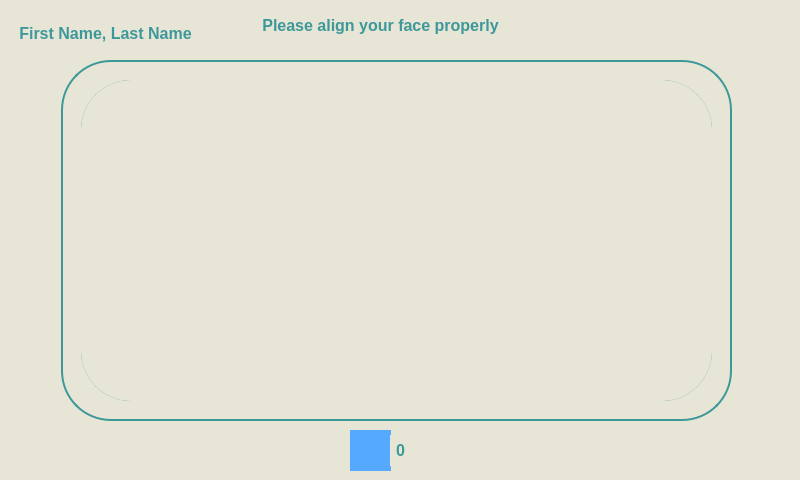
<?xml version="1.0" encoding="UTF-8"?>
<ui version="4.0">
 <class>facialRegistration</class>
 <widget class="QFrame" name="facialRegistration">
  <property name="geometry">
   <rect>
    <x>0</x>
    <y>0</y>
    <width>800</width>
    <height>480</height>
   </rect>
  </property>
  <property name="windowTitle">
   <string>Frame</string>
  </property>
  <property name="windowIcon">
   <iconset>
    <normaloff>:/background/Images/logo192x192.png</normaloff>:/background/Images/logo192x192.png</iconset>
  </property>
  <property name="styleSheet">
   <string notr="true">background-color: rgb(231, 229, 213);
background-image: url(:/background/Images/background-removebg-preview.png);
background-position: center;
</string>
  </property>
  <widget class="QWidget" name="widget" native="true">
   <property name="geometry">
    <rect>
     <x>61</x>
     <y>60</y>
     <width>671</width>
     <height>361</height>
    </rect>
   </property>
   <property name="styleSheet">
    <string notr="true">border: 2px solid rgb(61, 152, 154) ;
border-radius: 50px;</string>
   </property>
   <widget class="QWidget" name="horizontalLayoutWidget">
    <property name="geometry">
     <rect>
      <x>20</x>
      <y>20</y>
      <width>631</width>
      <height>321</height>
     </rect>
    </property>
    <layout class="QHBoxLayout" name="horizontalLayout">
     <item>
      <widget class="QLabel" name="video">
       <property name="styleSheet">
        <string notr="true">border:none;</string>
       </property>
       <property name="text">
        <string/>
       </property>
       <property name="pixmap">
        <pixmap>:/background/Images/loading.png</pixmap>
       </property>
       <property name="scaledContents">
        <bool>false</bool>
       </property>
       <property name="alignment">
        <set>Qt::AlignCenter</set>
       </property>
      </widget>
     </item>
    </layout>
   </widget>
  </widget>
  <widget class="QLabel" name="label">
   <property name="geometry">
    <rect>
     <x>350</x>
     <y>430</y>
     <width>41</width>
     <height>41</height>
    </rect>
   </property>
   <property name="styleSheet">
    <string notr="true">background-color:rgb(85, 170, 255)</string>
   </property>
   <property name="text">
    <string/>
   </property>
   <property name="pixmap">
    <pixmap>:/background/Images/capture.png</pixmap>
   </property>
   <property name="alignment">
    <set>Qt::AlignCenter</set>
   </property>
  </widget>
  <widget class="QLabel" name="capture">
   <property name="geometry">
    <rect>
     <x>390</x>
     <y>435</y>
     <width>21</width>
     <height>31</height>
    </rect>
   </property>
   <property name="font">
    <font>
     <family>Segoe UI</family>
     <pointsize>12</pointsize>
     <weight>75</weight>
     <bold>true</bold>
    </font>
   </property>
   <property name="styleSheet">
    <string notr="true">color: #3D989A</string>
   </property>
   <property name="text">
    <string>0</string>
   </property>
   <property name="alignment">
    <set>Qt::AlignCenter</set>
   </property>
  </widget>
  <widget class="QLabel" name="status">
   <property name="geometry">
    <rect>
     <x>-30</x>
     <y>10</y>
     <width>821</width>
     <height>31</height>
    </rect>
   </property>
   <property name="font">
    <font>
     <family>Segoe UI</family>
     <pointsize>12</pointsize>
     <weight>75</weight>
     <bold>true</bold>
    </font>
   </property>
   <property name="styleSheet">
    <string notr="true">color: #3D989A</string>
   </property>
   <property name="text">
    <string>Please align your face properly</string>
   </property>
   <property name="alignment">
    <set>Qt::AlignCenter</set>
   </property>
  </widget>
  <widget class="QLabel" name="Name">
   <property name="geometry">
    <rect>
     <x>0</x>
     <y>13</y>
     <width>211</width>
     <height>41</height>
    </rect>
   </property>
   <property name="font">
    <font>
     <family>Segoe UI</family>
     <pointsize>12</pointsize>
     <weight>75</weight>
     <bold>true</bold>
    </font>
   </property>
   <property name="styleSheet">
    <string notr="true">color: #3D989A</string>
   </property>
   <property name="text">
    <string>First Name, Last Name</string>
   </property>
   <property name="alignment">
    <set>Qt::AlignCenter</set>
   </property>
   <property name="margin">
    <number>0</number>
   </property>
  </widget>
 </widget>
 <resources>
  <include location="background.qrc"/>
  <include location="background.qrc"/>
  <include location="background.qrc"/>
 </resources>
 <connections/>
</ui>
